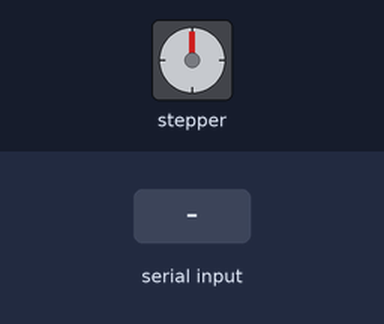
Recording of a sketch running on a simulated Arduino Uno, built with avr-gcc and run on an emulated ATmega328P. Shown: stepper motor. The inputs (shaded band) are chosen by the test bench. Stepper angles assume 4096 steps per turn; what the sketch prints to the serial monitor is not drawn.

Above: at 1.2 s.
1.3 s: "g90\n" received over Serial
At 2.4 s:
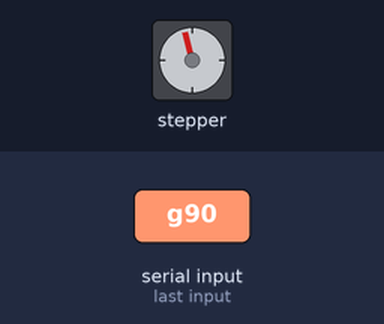
4.3 s: "+\n" received over Serial
7.3 s: "S\n" received over Serial
At 9.8 s:
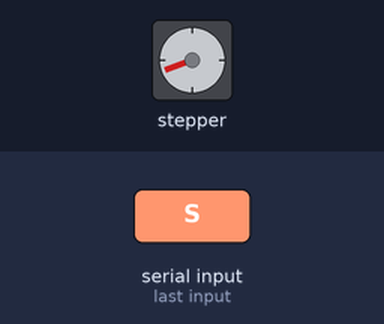
10.3 s: "G90\n" received over Serial
13.3 s: "-\n" received over Serial
At 14.9 s:
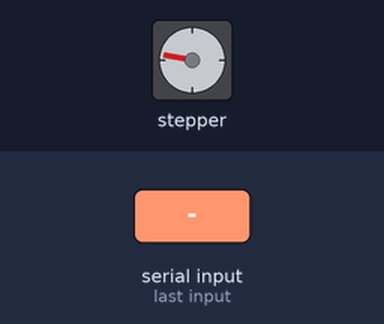
Timing chart, 0 to 16.4 s (numbered marks = the images above; inputs shaded):
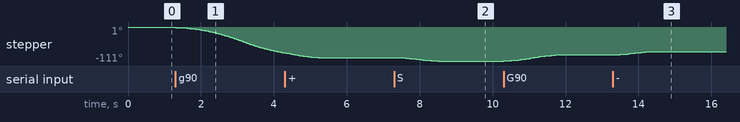

The sketch:

antenna_el_cal.ino
```cpp
// antenna_el_cal.ino — EL(앙각) 모터 방향/범위 캘리브레이션.
// ─────────────────────────────────────────────────────────────────────────────
// 목적: 0°/180° 가 물리적으로 어느 쪽인지 눈으로 확인해 '준비자세'(start-attacker
//       motor_selftest READY_EL)와 '정렬자세'(ENGAGE dish=45°)를 합의하기 위한 도구.
//
// 동작:
//   · 업로드/전원 후 0° 에서 시작 → 2초마다 +10° 씩 0→180 을 '한 번' 천천히 스윕,
//     각 스텝 도달 시 현재 각도를 출력한다:  "EL = 30 deg"
//   · 180° 에 닿으면 자동 스윕을 멈추고 그 자리에서 대기(계속 안 돈다).
//   · 시리얼 모니터(9600)에서 수동 제어 가능:
//       +       +10°
//       -       -10°
//       g<n>    n도로 이동          (예:  g90)
//       r       0→180 자동 스윕 다시 시작
//       s       자동 스윕 정지 토글
//
// 배선·구동은 antenna_gimbal.ino 와 동일(그래서 여기서 정한 각도가 gimbal 에 그대로 맞음):
//   EL 모터(ULN2003 IN1~IN4) → D2,D3,D4,D5  ·  AccelStepper HALF4WIRE, 코일순서 IN1,IN3,IN2,IN4
//   4096 step/rev(half-step)  ·  toStep(deg) = -deg (gimbal 의 elToStep 과 같은 부호)
//
// 업로드: arduino-cli compile --upload -p /dev/cu.xxx --fqbn arduino:samd:mkrwifi1010 \
//           common/arduino/antenna_el_cal

#include <AccelStepper.h>

#define EL_IN1 2
#define EL_IN2 3
#define EL_IN3 4
#define EL_IN4 5
#define HALF4WIRE 8
// gimbal 과 동일하게 pin1,pin3,pin2,pin4 순서로 전달(코일순서 IN1,IN3,IN2,IN4).
AccelStepper el(HALF4WIRE, EL_IN1, EL_IN3, EL_IN2, EL_IN4);

const float   ONE_TURN  = 4096.0;   // half-step steps/rev
const float   MAX_SPEED = 600.0;    // 캘리브레이션은 느긋하게
const float   ACCEL     = 300.0;
const int     STEP_DEG  = 10;       // 한 스텝 = 10°
const int     ANG_MIN   = 0;
const int     ANG_MAX   = 180;
const unsigned long DWELL_MS = 2000;   // 각 스텝 도달 후 머무는 시간(관찰용)

long toStep(int deg) { return -lround((long)deg * ONE_TURN / 360.0); }  // gimbal 과 같은 부호(-)

int  angle     = 0;      // 현재 목표 각도(도)
int  dir       = +1;     // 자동 스윕 방향
bool autoSweep = true;
bool waiting   = false;
unsigned long arrivedAt = 0;
char buf[16];
uint8_t blen = 0;

void handle(char *s);

void gotoAngle(int a) {
  a = constrain(a, ANG_MIN, ANG_MAX);
  angle = a;
  el.moveTo(toStep(a));
  Serial.print(F("→ moving to EL = ")); Serial.print(angle); Serial.println(F(" deg"));
}

void setup() {
  Serial.begin(9600);
  el.setMaxSpeed(MAX_SPEED);
  el.setAcceleration(ACCEL);
  el.setCurrentPosition(toStep(0));       // 시작을 0° 로 정의
  Serial.println(F("EL CAL — 0..180 을 10도씩 스윕하며 각도 출력. cmds: +  -  g<n>  r(재시작)  s(정지)"));
  gotoAngle(0);
}

void loop() {
  while (Serial.available()) {
    char c = Serial.read();
    if (c == '\n' || c == '\r') { if (blen) { buf[blen] = 0; handle(buf); blen = 0; } }
    else if (blen < sizeof(buf) - 1) buf[blen++] = c;
  }

  el.run();

  if (el.distanceToGo() == 0) {
    if (!waiting) {                        // 방금 목표 도달 → 현재 각도 출력
      waiting = true; arrivedAt = millis();
      Serial.print(F("EL = ")); Serial.print(angle); Serial.println(F(" deg   (도달)"));
    } else if (autoSweep && millis() - arrivedAt >= DWELL_MS) {
      int next = angle + dir * STEP_DEG;
      if (next > ANG_MAX) { autoSweep = false; Serial.println(F("== 180° 도달 — 자동 스윕 정지(수동 cmd 로 계속) ==")); }
      else { waiting = false; gotoAngle(next); }
    }
  }
}

void handle(char *s) {
  if      (s[0] == '+')                 { autoSweep = false; waiting = false; gotoAngle(angle + STEP_DEG); }
  else if (s[0] == '-')                 { autoSweep = false; waiting = false; gotoAngle(angle - STEP_DEG); }
  else if (s[0] == 'g' || s[0] == 'G')  { autoSweep = false; waiting = false; gotoAngle(atoi(s + 1)); }
  else if (s[0] == 'r' || s[0] == 'R')  { autoSweep = true;  waiting = false; dir = +1; gotoAngle(0); }
  else if (s[0] == 's' || s[0] == 'S')  { autoSweep = !autoSweep; Serial.print(F("autoSweep=")); Serial.println(autoSweep); }
}
```

Measured:
- after the input at 7.3 s, stepper: turns 10° counter-clockwise in 0.89 s, starting after 0.32 s
- after the input at 13.3 s, stepper: turns 10° clockwise in 0.88 s, starting after 0.20 s
